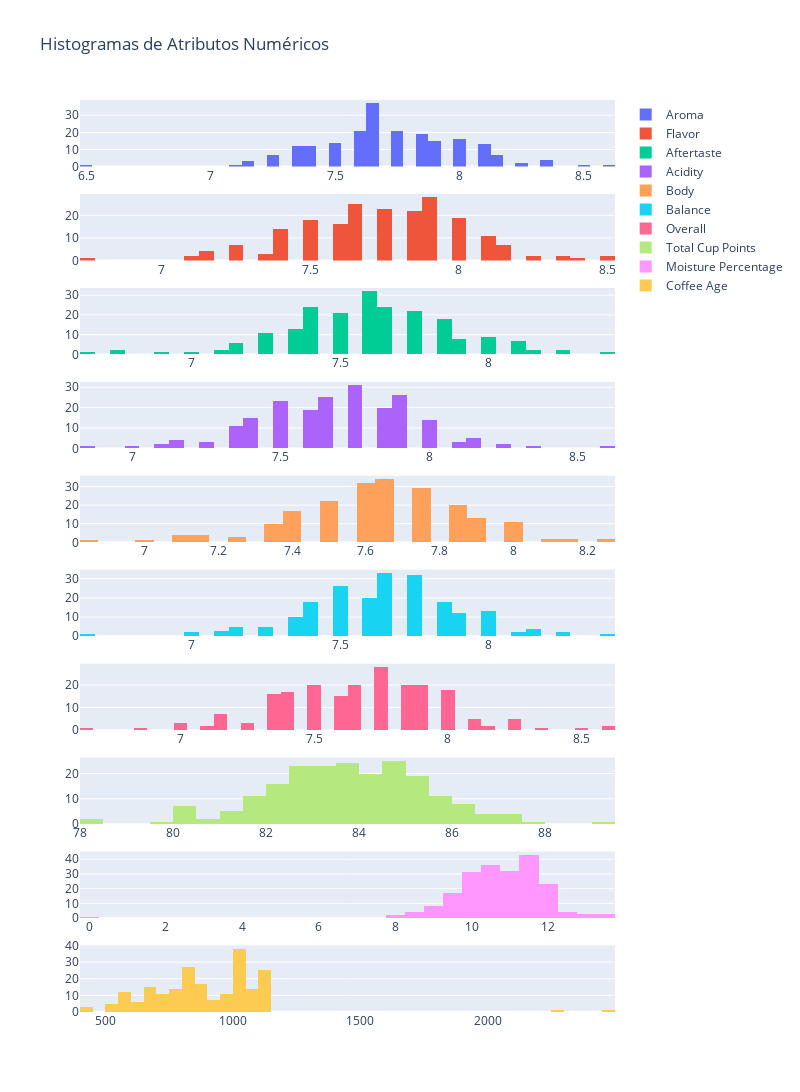

This figure's notebook cell:
### Markdown cell above
# <span style="color:#E888BB; font-size: 1%;">2 | Exploratory Data Analysis </span>
<div style="padding: 35px;color:white;margin:10;font-size:170%;text-align:left;display:fill;border-radius:10px;overflow:hidden;background-image: url(https://images.pexels.com/photos/942802/pexels-photo-942802.jpeg?auto=compress&cs=tinysrgb&w=1260&h=750&dpr=1)"><b><span style='color:white'>2 | Análise exploratória de dados </span></b> </div>

## <div style="padding: 20px;color:white;margin:10;font-size:90%;text-align:left;display:fill;border-radius:10px;overflow:hidden;background-image: url(https://w0.peakpx.com/wallpaper/957/661/HD-wallpaper-white-marble-white-stone-texture-marble-stone-background-white-stone.jpg)"><b><span style='color:black'> 1. Análise Univariada</span></b> </div>

### Code cell
# List of numeric attributes
numeric_attributes = ['Aroma', 'Flavor', 'Aftertaste', 'Acidity', 'Body', 'Balance', 'Overall', 'Total Cup Points', 'Moisture Percentage','Coffee Age']

# Create a subplot for each numeric attribute
fig = make_subplots(rows=len(numeric_attributes), cols=1)

# Add a histogram to the subplot for each numeric attribute
for i, attribute in enumerate(numeric_attributes):
    fig.add_trace(go.Histogram(x=df[attribute], nbinsx=50, name=attribute), row=i+1, col=1)

fig.update_layout(height=200*len(numeric_attributes), width=800, title_text="Histogramas de Atributos Numéricos")
fig.show()

### Figure 1 — Plotly figure (JSON) as saved in the notebook; plotly's stock layout.template omitted (floating-point values rounded to 4 significant figures; data arrays with more than 128 entries replaced by an {"elided": "..."} marker saying what was removed)
{"data": [{"name": "Aroma", "nbinsx": 50, "type": "histogram", "x": {"elided": "207 float values"}, "xaxis": "x", "yaxis": "y"}, {"name": "Flavor", "nbinsx": 50, "type": "histogram", "x": {"elided": "207 float values"}, "xaxis": "x2", "yaxis": "y2"}, {"name": "Aftertaste", "nbinsx": 50, "type": "histogram", "x": {"elided": "207 float values"}, "xaxis": "x3", "yaxis": "y3"}, {"name": "Acidity", "nbinsx": 50, "type": "histogram", "x": {"elided": "207 float values"}, "xaxis": "x4", "yaxis": "y4"}, {"name": "Body", "nbinsx": 50, "type": "histogram", "x": {"elided": "207 float values"}, "xaxis": "x5", "yaxis": "y5"}, {"name": "Balance", "nbinsx": 50, "type": "histogram", "x": {"elided": "207 float values"}, "xaxis": "x6", "yaxis": "y6"}, {"name": "Overall", "nbinsx": 50, "type": "histogram", "x": {"elided": "207 float values"}, "xaxis": "x7", "yaxis": "y7"}, {"name": "Total Cup Points", "nbinsx": 50, "type": "histogram", "x": {"elided": "207 float values"}, "xaxis": "x8", "yaxis": "y8"}, {"name": "Moisture Percentage", "nbinsx": 50, "type": "histogram", "x": {"elided": "207 float values"}, "xaxis": "x9", "yaxis": "y9"}, {"name": "Coffee Age", "nbinsx": 50, "type": "histogram", "x": {"elided": "207 int values"}, "xaxis": "x10", "yaxis": "y10"}], "layout": {"height": 2000, "title": {"text": "Histogramas de Atributos Numéricos"}, "width": 800, "xaxis": {"anchor": "y", "domain": [0, 1]}, "xaxis10": {"anchor": "y10", "domain": [0, 1]}, "xaxis2": {"anchor": "y2", "domain": [0, 1]}, "xaxis3": {"anchor": "y3", "domain": [0, 1]}, "xaxis4": {"anchor": "y4", "domain": [0, 1]}, "xaxis5": {"anchor": "y5", "domain": [0, 1]}, "xaxis6": {"anchor": "y6", "domain": [0, 1]}, "xaxis7": {"anchor": "y7", "domain": [0, 1]}, "xaxis8": {"anchor": "y8", "domain": [0, 1]}, "xaxis9": {"anchor": "y9", "domain": [0, 1]}, "yaxis": {"anchor": "x", "domain": [0.927, 1.0]}, "yaxis10": {"anchor": "x10", "domain": [0, 0.073]}, "yaxis2": {"anchor": "x2", "domain": [0.824, 0.897]}, "yaxis3": {"anchor": "x3", "domain": [0.721, 0.794]}, "yaxis4": {"anchor": "x4", "domain": [0.618, 0.691]}, "yaxis5": {"anchor": "x5", "domain": [0.515, 0.588]}, "yaxis6": {"anchor": "x6", "domain": [0.412, 0.485]}, "yaxis7": {"anchor": "x7", "domain": [0.309, 0.382]}, "yaxis8": {"anchor": "x8", "domain": [0.206, 0.279]}, "yaxis9": {"anchor": "x9", "domain": [0.103, 0.176]}}}
